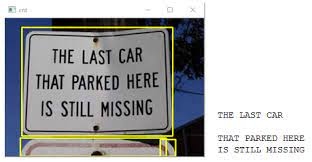
%> input picture dataset/t1.jpg, 312 x 162 px
$ octave OCR.m   (GNU Octave 9; MATLAB toolbox functions it lacks are replaced by stand-ins)
%> lines starting %> are read from the running program, lines starting %| are printed output that depends on the picture; in (x1, y1, x2, y2) boxes, pixels count from 0 and x2, y2 are one past the last pixel; in counts of white or black regions, pixels touching at a corner belong together; the program's own positions count from 1
% OCR (Optical Character Recognition).
% Author: Ing. Diego Barrag醤 Guerrero
% e-mail: diego@matpic.com
% For more information, visit: www.matpic.com
%________________________________________
% PRINCIPAL PROGRAM
warning off %#ok<WNOFF>
% Clear all
clc, close all, clear all
% Read image
imagen=imread('dataset\t1.jpg');
%> imagen is the input picture: size 162x312x3 uint8; mean R, G, B 173.8, 174.9, 174.6
% Show image
figure(10);
       imshow(imagen);
%%%%  add noise to the image
%imagen = imnoise(imagen,'gaussian',0,0.05);
%
%
% figure(1);
% imshow(imagen);
% title('INPUT IMAGE WITH NOISE')
% Convert to gray scale
if size(imagen,3)==3 %RGB image
    imagen=rgb2gray(imagen);
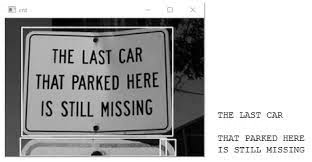
%> imagen: size 162x312 uint8; min 0, max 255, mean 174.5
end
figure(2);
imshow(imagen);
% use median filter
imagen = medfilt2(imagen,[10 10]);
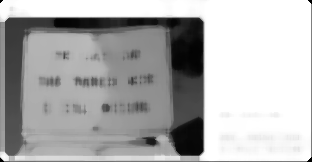
%> imagen: size 162x312 uint8; min 0, max 255, mean 176.8
figure(3);
imshow(imagen);
% use adaptive histogram equalisation
imagen = adapthisteq(imagen);
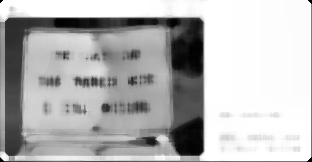
%> imagen: size 162x312 uint8; min 0, max 255, mean 182.9
figure(4);
imshow(imagen);
% contrast stretching
imagen = imadjust(imagen);
figure(5);
imshow(imagen);

% Convert to BW

threshold = graythresh(imagen);
%> threshold = 0.573
figure(6);
imshow(imagen);

imagen = imcrop(imagen,[20, 12, 725, 128]);
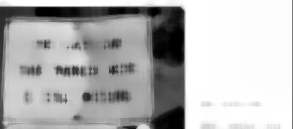
%> imagen: size 129x293 uint8; min 0, max 255, mean 181.4

imagen =~im2bw(imagen,threshold);
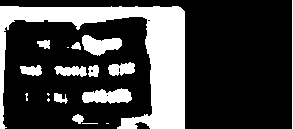
%> imagen: size 129x293 logical; 25.7% white; 18 white regions (6 under 20 px), largest, box (x1, y1, x2, y2) and area: (0, 6, 185, 129) 7314, (82, 88, 132, 104) 566, (82, 35, 122, 56) 526
figure(7);
imshow(imagen);

% [7 lines of commented-out code are left out]
imagen = bwareaopen(imagen,30);
%Storage matrix word from image
word=[ ];
re=imagen;
%Opens text.txt as file for write
fid = fopen('text.txt', 'a');
% Load templates
%> (the run ends here)
